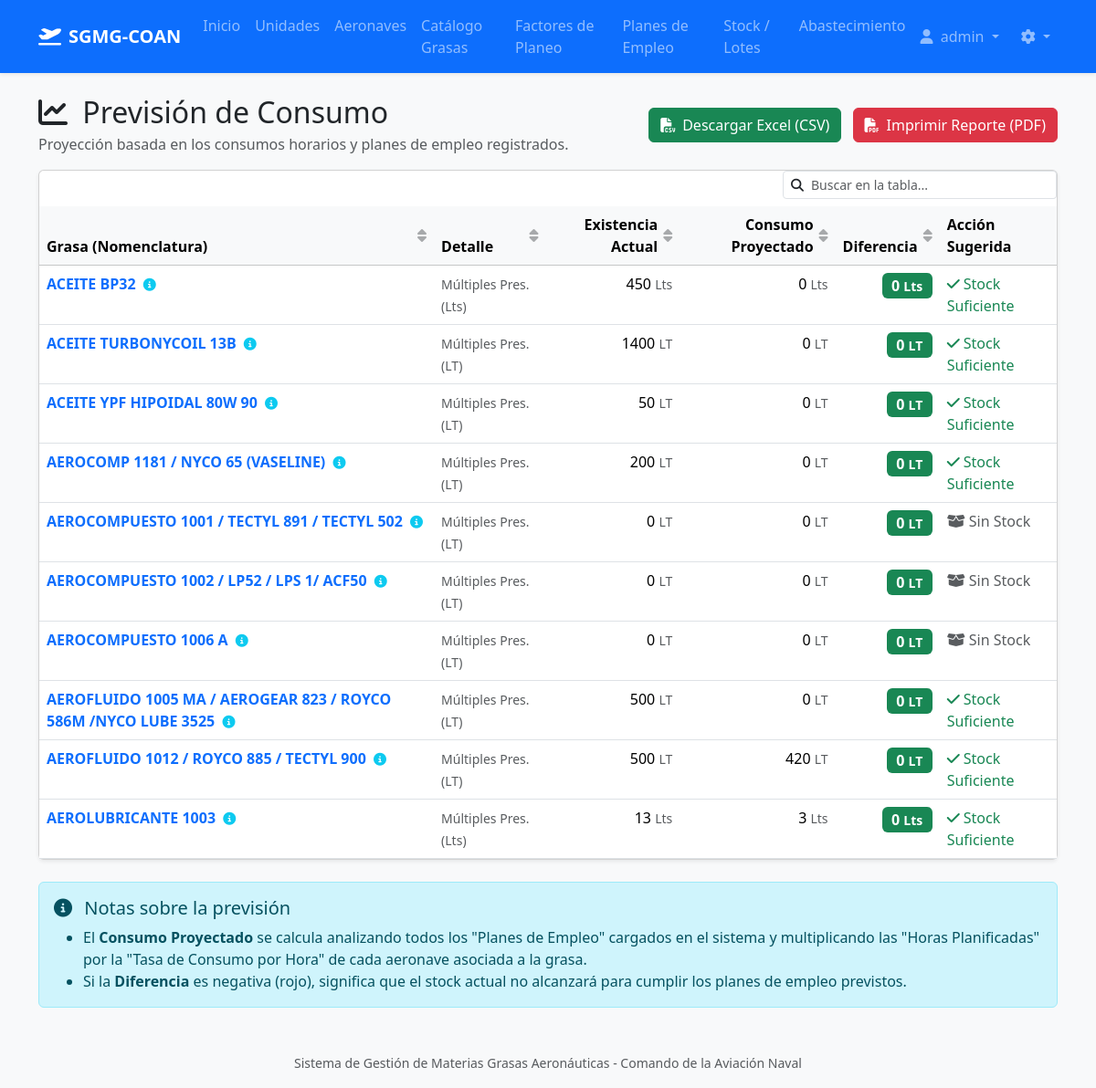
The app's page /procurement/ (signed in), older data.
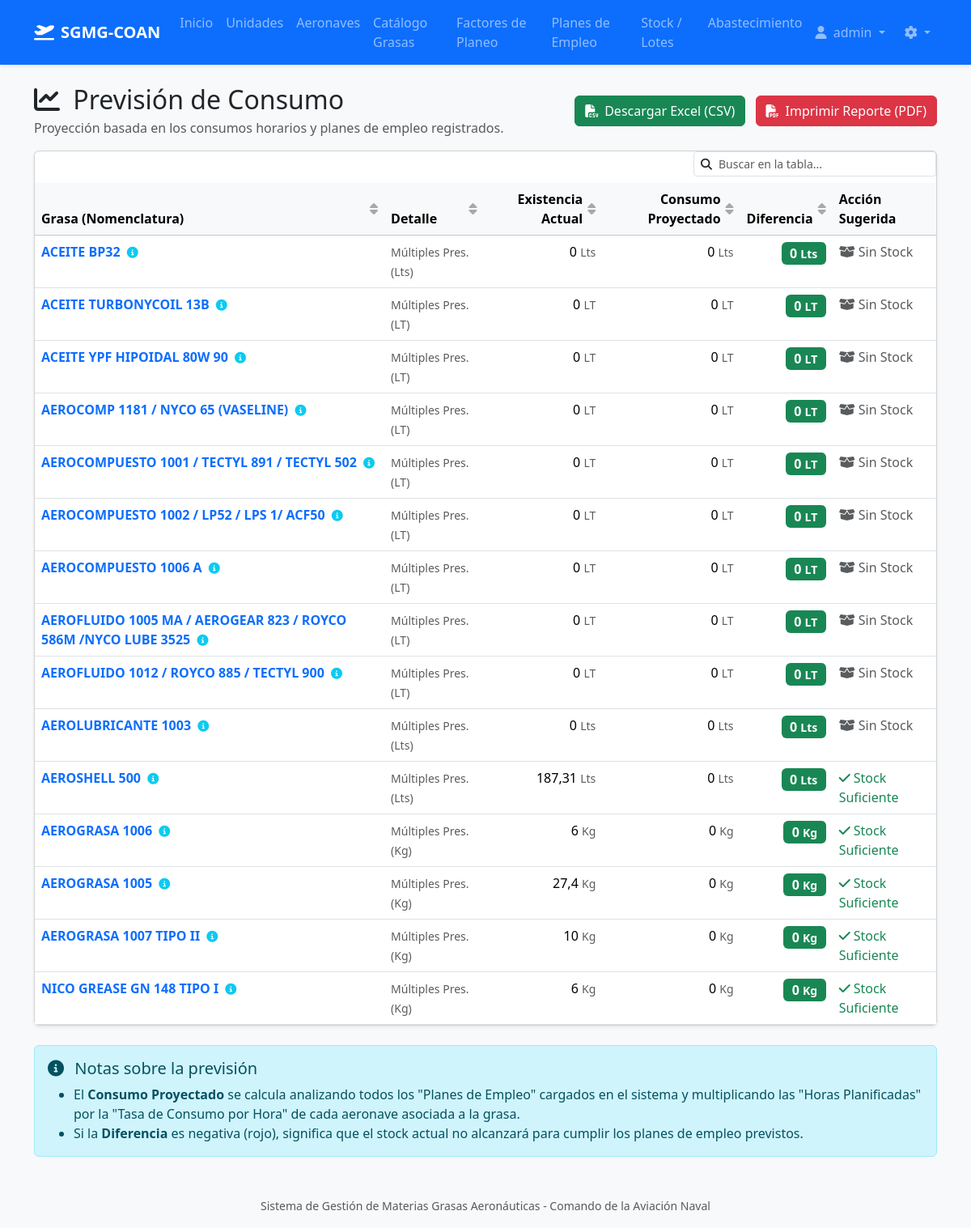
The same page, newer data.
### core/models.py (models this page shows, shortened)
class GreaseType(models.Model):
    unidad = models.CharField(max_length=50, verbose_name="UNIDAD")
    presentacion = models.DecimalField(max_digits=10, decimal_places=2, verbose_name="PRESENTACIÓN")
    nomenclatura = models.CharField(max_length=150, verbose_name="NOMENCLATURA")
    nne_nsn = models.CharField(max_length=100, verbose_name="N.N.E. / N.S.N.", blank=True, null=True)
    sibys = models.CharField(max_length=100, verbose_name="SIBYS", blank=True, null=True)
    nato = models.CharField(max_length=100, verbose_name="NATO", blank=True, null=True)
    normas_mil_otras = models.CharField(max_length=200, verbose_name="NORMAS MIL / OTRAS", blank=True, null=True)
    shelf_life_months = models.PositiveIntegerField(verbose_name="Vida Útil Total (Meses)")
    recertification_allowed = models.BooleanField(default=False, verbose_name="Permite Re-certificación")
    minimum_stock = models.DecimalField(max_digits=10, decimal_places=2, default=0, verbose_name="Stock Mínimo Permanente", help_text="Punto de pedido. El sistema enviará alertas si el stock cae por debajo de esta cantidad.")
    class Meta:
        verbose_name = "Tipo de Grasa / Aceite"
        verbose_name_plural = "Tipos de Grasas / Aceites"
        unique_together = ('nomenclatura', 'presentacion', 'normas_mil_otras')

### core/views.py (the view)
# urls.py: path('procurement/', views.ProcurementForecastingView.as_view(), name='procurement_forecast'),
class ProcurementForecastingView(LoginRequiredMixin, TemplateView):
    template_name = 'core/procurement_forecast.html'
    def get_context_data(self, **kwargs):
        context = super().get_context_data(**kwargs)
        grease_types = GreaseType.objects.all()
        forecast_dict = {}
        update_batch_statuses()
        for gt in grease_types:
            total_available = sum(b.available_quantity for b in gt.batches.filter(status__in=['SERVICEABLE', 'NEAR_EXPIRATION']))
            if gt.nomenclatura not in forecast_dict:
                forecast_dict[gt.nomenclatura] = {
                    'grease_type': gt,
                    'total_available': 0,
                    'plan_details_map': {}
                }
            forecast_dict[gt.nomenclatura]['total_available'] += total_available
            for assoc in gt.aircraft_associations.all():
                for plan in assoc.aircraft_model.flight_plans.all():
                    projected_for_plan = assoc.hourly_consumption_rate * plan.planned_hours
                    plan_key = (assoc.aircraft_model.id, plan.id)
                    if plan_key not in forecast_dict[gt.nomenclatura]['plan_details_map']:
                        forecast_dict[gt.nomenclatura]['plan_details_map'][plan_key] = {
                            'aircraft': assoc.aircraft_model,
                            'plan': plan,
                            'rate': assoc.hourly_consumption_rate,
                            'projected': projected_for_plan
                        }
        forecast_data = []
        for nom, data in forecast_dict.items():
            data['plan_details'] = list(data['plan_details_map'].values())
            data['total_projected'] = sum(p['projected'] for p in data['plan_details'])
            shortfall = data['total_projected'] - data['total_available']
            data['shortfall'] = shortfall if shortfall > 0 else 0
            data['recommended_purchase'] = data['shortfall']
            forecast_data.append(data)
        context['forecast_data'] = forecast_data
        return context

### core/services.py (called while the page is built)
def update_batch_statuses():
    today = timezone.now().date()
    warning_date = today + timedelta(days=180) # 6 months warning
    GreaseBatch.objects.filter(
        expiration_date__lte=today,
        status__in=['SERVICEABLE', 'NEAR_EXPIRATION']
    ).update(status='EXPIRED')
    GreaseBatch.objects.filter(
        expiration_date__gt=today,
        expiration_date__lte=warning_date,
        status__in=['SERVICEABLE', 'EXPIRED'] # Added EXPIRED here to catch retests that are now near expiration
    ).update(status='NEAR_EXPIRATION')
    GreaseBatch.objects.filter(
        expiration_date__gt=warning_date,
        status__in=['EXPIRED', 'NEAR_EXPIRATION']
    ).update(status='SERVICEABLE')

### core/templatetags/core_filters.py (called while the page is built)
@register.filter
def smart_number(value):
    try:
        if isinstance(value, Decimal):
            d = value.normalize()
            return int(d) if d == d.to_integral() else d
        f_val = float(value)
        if f_val.is_integer():
            return int(f_val)
        return f_val
    except (ValueError, TypeError):
        return value

@register.filter
def abs_val(value):
    try:
        return abs(value)
    except TypeError:
        return value

### core/templates/core/procurement_forecast.html (shortened to what this page needs)
{% extends 'base.html' %}
{% load core_filters %}
{% block content %}
<div class="d-flex justify-content-between align-items-center mt-4 mb-3">
    <div>
        <h2 class="mb-0"><i class="fa-solid fa-chart-line me-2"></i> Previsión de Consumo</h2>
        <p class="text-muted mb-0 mt-1">Proyección basada en los consumos horarios y planes de empleo registrados.</p>
    </div>
    <div>
        <a href="{% url 'export_procurement_forecast_csv' %}" class="btn btn-success me-2"><i class="fa-solid fa-file-csv me-2"></i>Descargar Excel (CSV)</a>
        <a href="{% url 'export_procurement_forecast_pdf' %}" class="btn btn-danger"><i class="fa-solid fa-file-pdf me-2"></i>Imprimir Reporte (PDF)</a>
    </div>
</div>
<div class="card shadow-sm">
    <div class="card-body p-0">
        <table class="table table-hover mb-0">
            <thead class="table-light">
                <tr>
                    <th>Grasa (Nomenclatura)</th>
                    <th>Detalle</th>
                    <th class="text-end">Existencia Actual</th>
                    <th class="text-end">Consumo Proyectado</th>
                    <th class="text-end">Diferencia</th>
                    <th>Acción Sugerida</th>
                </tr>
            </thead>
            <tbody>
                {% for row in forecast_data %}
                <tr>
                    <td>
                        <a href="#" data-bs-toggle="modal" data-bs-target="#planDetailsModal{{ row.grease_type.id }}" class="text-decoration-none" title="Ver detalle de planes de empleo">
                            <strong>{{ row.grease_type.nomenclatura }} <i class="fa-solid fa-circle-info ms-1 text-info fa-sm"></i></strong>
                        </a>
                    </td>
                    <td><small class="text-muted">Múltiples Pres. ({{ row.grease_type.unidad }})</small></td>
                    <td class="text-end">{{ row.total_available|smart_number }} <small class="text-muted">{{ row.grease_type.unidad }}</small></td>
                    <td class="text-end">{{ row.total_projected|smart_number }} <small class="text-muted">{{ row.grease_type.unidad }}</small></td>
                    <td class="text-end">
                        <span class="badge {% if row.shortfall > 0 %}bg-danger{% else %}bg-success{% endif %} fs-6">
                            {{ row.shortfall|abs_val|smart_number }} <small>{{ row.grease_type.unidad }}</small>
                        </span>
                    </td>
                    <td>
                        {% if row.shortfall > 0 %}
                            <a href="#" class="btn btn-sm btn-outline-danger"><i class="fa-solid fa-cart-plus"></i> Iniciar Adquisición</a>
                        {% elif row.total_available <= 0 %}
                            <span class="text-muted"><i class="fa-solid fa-box-open"></i> Sin Stock</span>
                        {% else %}
                            <span class="text-success"><i class="fa-solid fa-check"></i> Stock Suficiente</span>
                        {% endif %}
                    </td>
                </tr>
                {% empty %}
                <tr>
                    <td colspan="6" class="text-center py-4 text-muted">No hay datos suficientes para proyectar consumos.</td>
                </tr>
                {% endfor %}
            </tbody>
        </table>
    </div>
</div>
<div class="alert alert-info mt-4 pb-0">
    <h5><i class="fa-solid fa-circle-info me-2"></i> Notas sobre la previsión</h5>
    <ul>
        <li>El <strong>Consumo Proyectado</strong> se calcula analizando todos los "Planes de Empleo" cargados en el sistema y multiplicando las "Horas Planificadas" por la "Tasa de Consumo por Hora" de cada aeronave asociada a la grasa.</li>
        <li>Si la <strong>Diferencia</strong> es negativa (rojo), significa que el stock actual no alcanzará para cumplir los planes de empleo previstos.</li>
    </ul>
</div>
{% endblock %}

Row changes from the older to the newer data that the page shows:
computed for GreaseType "ACEITE BP32": total_available|smart_number "450" → "0"; text "Stock Suficiente" → "Sin Stock"
computed for GreaseType "ACEITE TURBONYCOIL 13B": total_available|smart_number "1400" → "0"; text "Stock Suficiente" → "Sin Stock"
computed for GreaseType "ACEITE YPF HIPOIDAL 80W 90": total_available|smart_number "50" → "0"; text "Stock Suficiente" → "Sin Stock"
computed for GreaseType "AEROCOMP 1181 / NYCO 65 (VASELINE)": total_available|smart_number "200" → "0"; text "Stock Suficiente" → "Sin Stock"
computed for GreaseType "AEROFLUIDO 1005 MA / AEROGEAR 823 / ROYCO 586M /NYCO LUBE 3525": total_available|smart_number "500" → "0"; text "Stock Suficiente" → "Sin Stock"
computed for GreaseType "AEROFLUIDO 1012 / ROYCO 885 / TECTYL 900": total_available|smart_number "500" → "0"; total_projected|smart_number "420" → "0"; text "Stock Suficiente" → "Sin Stock"
computed for GreaseType "AEROLUBRICANTE 1003": total_available|smart_number "13" → "0"; total_projected|smart_number "3" → "0"; text "Stock Suficiente" → "Sin Stock"
added GreaseType: grease_type.nomenclatura "AEROSHELL 500", grease_type.unidad "Lts", total_available|smart_number "187,31", total_projected|smart_number "0", shortfall|abs_val "0", shows "Stock Suficiente"
added GreaseType: grease_type.nomenclatura "AEROGRASA 1006", grease_type.unidad "Kg", total_available|smart_number "6", total_projected|smart_number "0", shortfall|abs_val "0", shows "Stock Suficiente"
added GreaseType: grease_type.nomenclatura "AEROGRASA 1005", grease_type.unidad "Kg", total_available|smart_number "27,4", total_projected|smart_number "0", shortfall|abs_val "0", shows "Stock Suficiente"
added GreaseType: grease_type.nomenclatura "AEROGRASA 1007 TIPO II", grease_type.unidad "Kg", total_available|smart_number "10", total_projected|smart_number "0", shortfall|abs_val "0", shows "Stock Suficiente"
added GreaseType: grease_type.nomenclatura "NICO GREASE GN 148 TIPO I", grease_type.unidad "Kg", total_available|smart_number "6", total_projected|smart_number "0", shortfall|abs_val "0", shows "Stock Suficiente"
